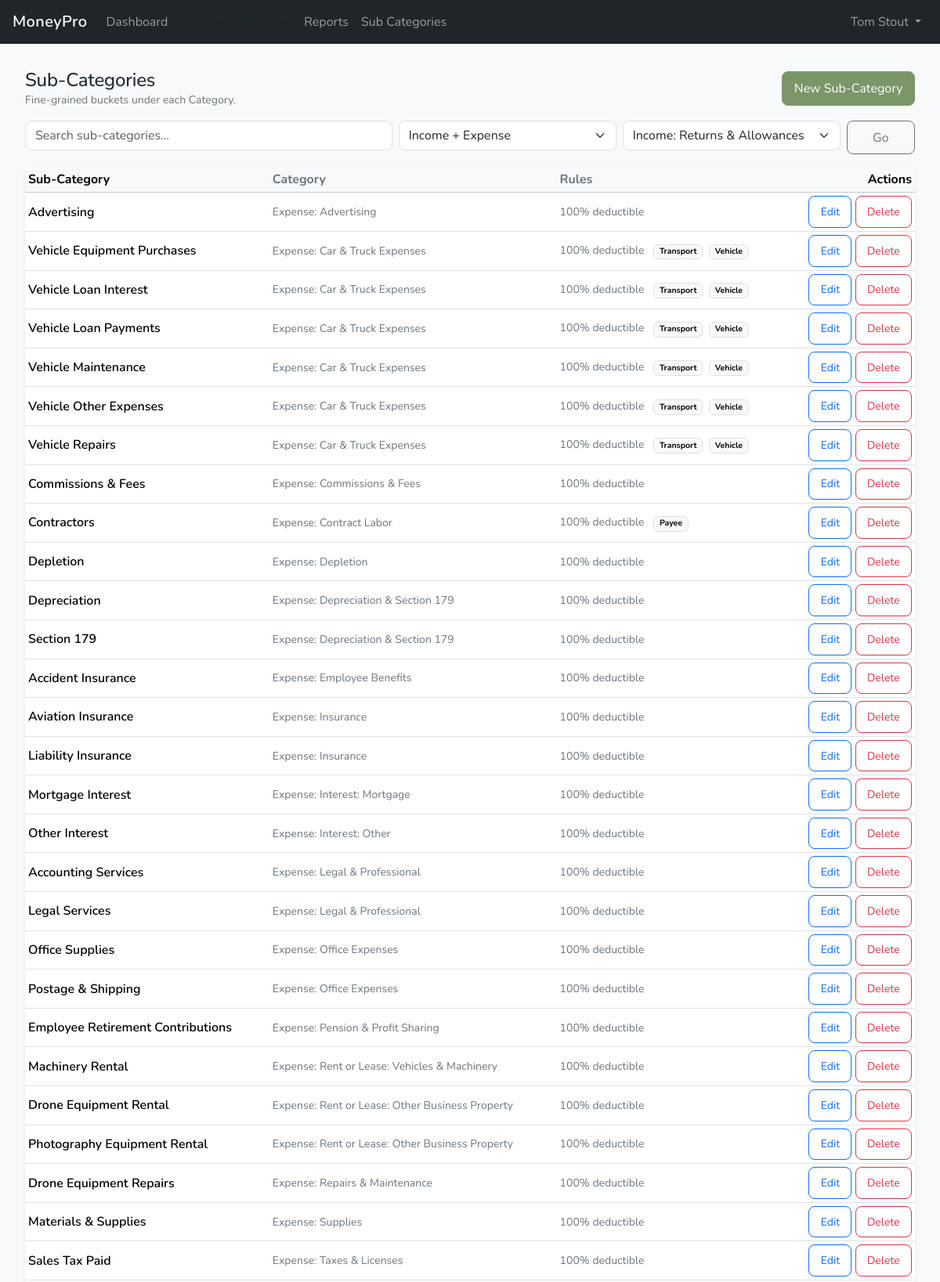
Screenshot of /subcategories/ (signed in, upper part) with the database file from the repository.
### ledger/models.py (models this page shows, shortened)
class SubCategory(BusinessOwnedModelMixin):
    class DeductionRule(models.TextChoices):
        FULL = "full", "100% deductible"
        MEALS_50 = "meals_50", "Meals (50%)"
        NONDEDUCTIBLE = "nondeductible", "Not deductible"
    class PayeeRole(models.TextChoices):
        ANY = "any", "Any"
        VENDOR = "vendor", "Vendor"
        CONTRACTOR = "contractor", "Contractor"
        CUSTOMER = "customer", "Customer"
    category                   = models.ForeignKey(Category, on_delete=models.PROTECT, related_name="subcategories")
    name                       = models.CharField(max_length=80)
    slug                       = models.SlugField(max_length=140, blank=True, null=True)
    is_active                  = models.BooleanField(default=True)
    sort_order                 = models.PositiveIntegerField(default=0)
    book_enabled               = models.BooleanField(default=True)
    tax_enabled                = models.BooleanField(default=True)
    schedule_c_line            = models.CharField(max_length=30, choices=Category.ScheduleCLine.choices, blank=True, default="", help_text="Optional override. If blank, reports may use Category.schedule_c_line.",)
    deduction_rule             = models.CharField(max_length=20, choices=DeductionRule.choices, default=DeductionRule.FULL,)
    is_1099_reportable_default = models.BooleanField(default=False)
    is_capitalizable           = models.BooleanField(default=False)
    requires_payee             = models.BooleanField(default=False)
    payee_role                 = models.CharField(max_length=15, choices=PayeeRole.choices, default=PayeeRole.ANY)
    requires_transport         = models.BooleanField(default=False)
    requires_vehicle           = models.BooleanField(default=False)
    class Meta:
        ordering = ["name"]
        constraints = [
            models.UniqueConstraint(
                fields=["business", "category", "name"],
                name="uniq_subcategory_business_cat_name",
            ),
            models.UniqueConstraint(
                fields=["business", "slug"],
                condition=Q(slug__isnull=False) & ~Q(slug=""),
                name="uniq_subcategory_business_slug_nonblank",
            ),
        ]

class Category(BusinessOwnedModelMixin):
    class CategoryType(models.TextChoices):
        INCOME = "income", "Income"
        EXPENSE = "expense", "Expense"
    class ScheduleCLine(models.TextChoices):
        GROSS_RECEIPTS = "gross_receipts", "1"
        RETURNS_ALLOWANCES = "returns_allowances", "2"
        ADVERTISING = "advertising", "8"
        CAR_TRUCK = "car_truck", "9"
        COMMISSIONS_FEES = "commissions_fees", "10"
        CONTRACT_LABOR = "contract_labor", "11"
        DEPLETION = "depletion", "12"
        DEPRECIATION = "depreciation", "13"
        EMPLOYEE_BENEFITS = "employee_benefits", "14"
        INSURANCE = "insurance", "15"
        INTEREST_MORTGAGE = "interest_mortgage", "16a"
        INTEREST_OTHER = "interest_other", "16b"
        LEGAL_PRO = "legal_pro", "17"
        OFFICE = "office", "18"
        PENSION_PROFIT = "pension_profit_sharing", "19"
        RENT_LEASE_VEHICLES = "rent_lease_vehicles", "20a"
        RENT_LEASE_OTHER = "rent_lease_other", "20b"
        REPAIRS = "repairs", "21"
        SUPPLIES = "supplies", "22"
        TAXES_LICENSES = "taxes_licenses", "23"
        TRAVEL = "travel", "24a"
        MEALS = "meals", "24b"
        UTILITIES = "utilities", "25"
        WAGES = "wages", "26"
        ENERGY_EFFICIENT = "energy_efficient_buildings", "27a"
        OTHER_EXPENSES_V = "other_expenses_part_v", "27b"
    schedule_c_line = models.CharField(
        max_length=30,
        choices=ScheduleCLine.choices,
        blank=True,
        default="",
    )
    name              = models.CharField(max_length=80)
    slug              = models.SlugField(max_length=120, blank=True)
    category_type     = models.CharField(max_length=10, choices=CategoryType.choices)
    is_active         = models.BooleanField(default=True)
    sort_order        = models.PositiveIntegerField(default=0)
    book_reports      = models.BooleanField(default=True)
    tax_reports       = models.BooleanField(default=True)
    report_group      = models.CharField(max_length=60, blank=True, default="")
    class Meta:
        ordering = ["category_type", "sort_order", "name"]
        constraints = [
            models.UniqueConstraint(
                fields=["business", "name", "category_type"],
                name="uniq_category_business_name_type",
            ),
            models.UniqueConstraint(
                fields=["business", "category_type", "slug"],
                name="uniq_category_business_type_slug",
            ),
        ]

### ledger/views.py (the view, shortened to what this page needs)
# urls.py: path("subcategories/", SubCategoryListView.as_view(), name="subcategory_list"),
class SubCategoryListView(LoginRequiredMixin, ListView):
    model = SubCategory
    template_name = "ledger/subcategories/subcategory_list.html"
    context_object_name = "subcategories"
    paginate_by = 50
    def get_queryset(self):
        qs = (
            SubCategory.objects.filter(business=self.request.business)
            .select_related("category")
            .order_by("category__category_type", "category__sort_order", "sort_order", "name")
        )
        q = (self.request.GET.get("q") or "").strip()
        ctype = (self.request.GET.get("type") or "").strip()
        cat = (self.request.GET.get("category") or "").strip()
        if q:
            qs = qs.filter(Q(name__icontains=q) | Q(category__name__icontains=q))
        if ctype in ("income", "expense"):
            qs = qs.filter(category__category_type=ctype)
        return qs
    def get_context_data(self, **kwargs):
        ctx = super().get_context_data(**kwargs)
        ctx["q"] = (self.request.GET.get("q") or "").strip()
        ctx["type"] = (self.request.GET.get("type") or "").strip()
        ctx["category"] = (self.request.GET.get("category") or "").strip()
        ctx["categories"] = Category.objects.filter(
            business=self.request.business,
            is_active=True,
        ).order_by("category_type", "sort_order", "name")
        return ctx

### ledger/templates/ledger/subcategories/subcategory_list.html (shortened to what this page needs)
{% extends "index.html" %}
{% block content %}
<div class="container-fluid px-2 px-md-3 py-3">
  <div class="d-flex justify-content-between align-items-center mb-3">
    <div>
      <h1 class="h4 mb-0">Sub-Categories</h1>
      <div class="text-muted small">Fine-grained buckets under each Category.</div>
    </div>
    <a class="btn btn-primary" href="{% url 'ledger:subcategory_create' %}">New Sub-Category</a>
  </div>
  <form method="get" class="row g-2 mb-3">
    <div class="col-12 col-md-5">
      <input class="form-control" name="q" value="{{ q }}" placeholder="Search sub-categories…">
    </div>
    <div class="col-12 col-md-3">
      <select class="form-select" name="type">
        <option value="" {% if not type %}selected{% endif %}>Income + Expense</option>
      </select>
    </div>
    <div class="col-12 col-md-3">
      <select class="form-select" name="category">
        {% for c in categories %}
          <option value="{{ c.id }}" {% if category|add:"" == c.id|add:"" %}selected{% endif %}>
            {{ c.get_category_type_display }}: {{ c.name }}
          </option>
        {% endfor %}
      </select>
    </div>
    <div class="col-12 col-md-1 d-grid">
      <button class="btn btn-outline-secondary">Go</button>
    </div>
  </form>
  <div class="card shadow-sm">
    <div class="table-responsive">
      <table class="table table-sm align-middle mb-0">
        <thead class="table-light">
          <tr>
            <th>Sub-Category</th>
            <th class="text-muted">Category</th>
            <th class="text-muted">Rules</th>
            <th class="text-end">Actions</th>
          </tr>
        </thead>
        <tbody>
          {% for sc in subcategories %}
          <tr>
            <td class="fw-semibold">
              {{ sc.name }}
            </td>
            <td class="text-muted small">
              {{ sc.category.get_category_type_display }}: {{ sc.category.name }}
            </td>
            <td class="text-muted small">
              <span class="me-2">{{ sc.get_deduction_rule_display }}</span>
              {% if sc.requires_payee %}<span class="badge text-bg-light border me-1">Payee</span>{% endif %}
              {% if sc.requires_transport %}<span class="badge text-bg-light border me-1">Transport</span>{% endif %}
              {% if sc.requires_vehicle %}<span class="badge text-bg-light border me-1">Vehicle</span>{% endif %}
            </td>
            <td class="text-end">
              <a class="btn btn-sm btn-outline-primary" href="{% url 'ledger:subcategory_update' sc.pk %}">Edit</a>
              <a class="btn btn-sm btn-outline-danger" href="{% url 'ledger:subcategory_delete' sc.pk %}">Delete</a>
            </td>
          </tr>
          {% empty %}
          <tr>
            <td colspan="4" class="text-center text-muted py-4">No sub-categories yet.</td>
          </tr>
          {% endfor %}
        </tbody>
      </table>
    </div>
  </div>
</div>
{% endblock %}

### templates/partials/navbar.html (shortened to what this page needs)
{% load static %}
<nav class="navbar navbar-expand-lg navbar-dark bg-dark">
  <div class="container-fluid px-2 px-md-3">
    <a class="navbar-brand fw-semibold" href="/">MoneyPro</a>
    <div class="collapse navbar-collapse" id="mainNavbar">
      <ul class="navbar-nav me-auto mb-2 mb-lg-0">
        {% if user.is_authenticated %}
          {% with current_url_name=request.resolver_match.url_name current_ns=request.resolver_match.namespace %}
            <li class="nav-item">
              <a class="nav-link {% if current_ns == 'dashboard' and current_url_name == 'home' %}active{% endif %}"
                 href="{% url 'dashboard:home' %}">
                Dashboard
              </a>
            </li>
          {% endwith %}
        {% endif %}
        <li>
          <a class="dropdown-item" href="{% url 'vehicles:yearly_mileage_report' %}">Yearly Mileage Report</a>
        </li>
        <li>
          <a class="nav-link" href="{% url 'reports:home' %}">Reports</a>
        </li>
                <li>
          <a class="nav-link" href="{% url 'ledger:subcategory_list' %}">Sub Categories</a>
        </li>
      </ul>
      <ul class="navbar-nav ms-auto mb-2 mb-lg-0">
        {% if user.is_authenticated %}
          <li class="nav-item dropdown">
            <a class="nav-link dropdown-toggle" href="#"
               id="userMenu" role="button"
               data-bs-toggle="dropdown" aria-expanded="false">
              {{ user.get_full_name|default:user.email|default:user.get_username }}
            </a>
          </li>
        {% else %}
          <li class="nav-item">
            <a class="nav-link" href="{% url 'account_login' %}">Sign in</a>
          </li>
        {% endif %}
      </ul>
    </div>
  </div>
</nav>

### static/css/main.css (style rules this page uses)
:root { --color-primary: #7B9669; --color-secondary: #2C4C5C; --color-success: #3C9EA4; --color-danger: #D6794D; --color-warning: #DDB05E; --color-info: #BAC8B1; --color-bg: #f8f9fa; --color-surface: #ffffff; --color-text: #1f2933; --color-muted: #6c757d; --radius-sm: 0.375rem; --radius-md: 0.5rem; --radius-lg: 0.75rem; --shadow-sm: 0 1px 2px rgba(0,0,0,.05); --shadow-md: 0 4px 10px rgba(0,0,0,.08); }
body { font-family: "Nunito", -apple-system, BlinkMacSystemFont, "Segoe UI", Roboto, Helvetica, Arial, sans-serif; font-optical-sizing: auto; font-weight: 400; font-style: normal; background-color: var(--color-bg); color: var(--color-text); -webkit-font-smoothing: antialiased; -moz-osx-font-smoothing: grayscale; }
h1, h2, h3, h4, h5, h6 { font-weight: 600; letter-spacing: -0.01em; color: var(--color-text); }
h1 { font-size: 1.5rem; }
a { color: var(--color-primary); text-decoration: none; }
.btn-primary { --bs-btn-bg: var(--color-primary); --bs-btn-border-color: var(--color-primary); --bs-btn-hover-bg: color-mix(in srgb, var(--color-primary), #000 10%); --bs-btn-hover-border-color: color-mix(in srgb, var(--color-primary), #000 10%); }
.btn { padding: 0.55rem 0.9rem; border-radius: var(--radius-md); }
.card { border-radius: var(--radius-lg); border: none; box-shadow: var(--shadow-sm); }
.form-control, .form-select { border-radius: var(--radius-md); }
.navbar-brand { font-weight: 700; letter-spacing: 0.02em; }
.text-muted { color: var(--color-muted) !important; }
@media (min-width: 768px) { h1 { font-size: 1.75rem; } }

### rows the page displays
SubCategory: name "Advertising", category.category_type "Expense", category.name "Advertising", deduction_rule "100% deductible"
SubCategory: name "Vehicle Equipment Purchases", category.category_type "Expense", category.name "Car & Truck Expenses", deduction_rule "100% deductible", requires_transport "Transport", requires_vehicle "Vehicle"
SubCategory: name "Vehicle Loan Interest", category.category_type "Expense", category.name "Car & Truck Expenses", deduction_rule "100% deductible", requires_transport "Transport", requires_vehicle "Vehicle"
SubCategory: name "Vehicle Loan Payments", category.category_type "Expense", category.name "Car & Truck Expenses", deduction_rule "100% deductible", requires_transport "Transport", requires_vehicle "Vehicle"
SubCategory: name "Vehicle Maintenance", category.category_type "Expense", category.name "Car & Truck Expenses", deduction_rule "100% deductible", requires_transport "Transport", requires_vehicle "Vehicle"
SubCategory: name "Vehicle Other Expenses", category.category_type "Expense", category.name "Car & Truck Expenses", deduction_rule "100% deductible", requires_transport "Transport", requires_vehicle "Vehicle"
SubCategory: name "Vehicle Repairs", category.category_type "Expense", category.name "Car & Truck Expenses", deduction_rule "100% deductible", requires_transport "Transport", requires_vehicle "Vehicle"
SubCategory: name "Commissions & Fees", category.category_type "Expense", category.name "Commissions & Fees", deduction_rule "100% deductible"
SubCategory: name "Contractors", category.category_type "Expense", category.name "Contract Labor", deduction_rule "100% deductible", requires_payee "Payee"
SubCategory: name "Depletion", category.category_type "Expense", category.name "Depletion", deduction_rule "100% deductible"
SubCategory: name "Depreciation", category.category_type "Expense", category.name "Depreciation & Section 179", deduction_rule "100% deductible"
SubCategory: name "Section 179", category.category_type "Expense", category.name "Depreciation & Section 179", deduction_rule "100% deductible"
SubCategory: name "Accident Insurance", category.category_type "Expense", category.name "Employee Benefits", deduction_rule "100% deductible"
SubCategory: name "Aviation Insurance", category.category_type "Expense", category.name "Insurance", deduction_rule "100% deductible"
SubCategory: name "Liability Insurance", category.category_type "Expense", category.name "Insurance", deduction_rule "100% deductible"
SubCategory: name "Mortgage Interest", category.category_type "Expense", category.name "Interest: Mortgage", deduction_rule "100% deductible"
SubCategory: name "Other Interest", category.category_type "Expense", category.name "Interest: Other", deduction_rule "100% deductible"
SubCategory: name "Accounting Services", category.category_type "Expense", category.name "Legal & Professional", deduction_rule "100% deductible"
SubCategory: name "Legal Services", category.category_type "Expense", category.name "Legal & Professional", deduction_rule "100% deductible"
SubCategory: name "Office Supplies", category.category_type "Expense", category.name "Office Expenses", deduction_rule "100% deductible"
SubCategory: name "Postage & Shipping", category.category_type "Expense", category.name "Office Expenses", deduction_rule "100% deductible"
SubCategory: name "Employee Retirement Contributions", category.category_type "Expense", category.name "Pension & Profit Sharing", deduction_rule "100% deductible"
SubCategory: name "Machinery Rental", category.category_type "Expense", category.name "Rent or Lease: Vehicles & Machinery", deduction_rule "100% deductible"
SubCategory: name "Drone Equipment Rental", category.category_type "Expense", category.name "Rent or Lease: Other Business Property", deduction_rule "100% deductible"
SubCategory: name "Photography Equipment Rental", category.category_type "Expense", category.name "Rent or Lease: Other Business Property", deduction_rule "100% deductible"
SubCategory: name "Drone Equipment Repairs", category.category_type "Expense", category.name "Repairs & Maintenance", deduction_rule "100% deductible"
SubCategory: name "Materials & Supplies", category.category_type "Expense", category.name "Supplies", deduction_rule "100% deductible"
SubCategory: name "Sales Tax Paid", category.category_type "Expense", category.name "Taxes & Licenses", deduction_rule "100% deductible"

### other values shown
{{ user.get_full_name|default:user.email|default:user.get_username }} "Tom Stout"
form field category "Income: Returns & Allowances"
